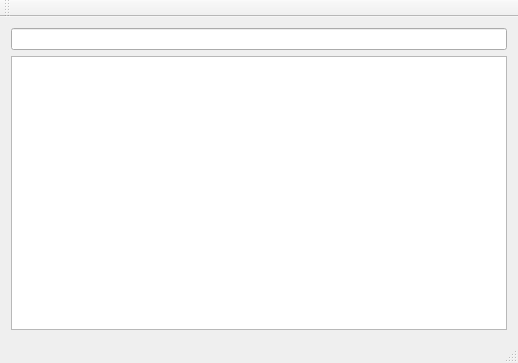
<?xml version="1.0" encoding="UTF-8"?>
<ui version="4.0">
 <class>MainWindow</class>
 <widget class="QMainWindow" name="MainWindow">
  <property name="geometry">
   <rect>
    <x>0</x>
    <y>0</y>
    <width>518</width>
    <height>363</height>
   </rect>
  </property>
  <property name="windowTitle">
   <string>MainWindow</string>
  </property>
  <widget class="QWidget" name="centralWidget">
   <layout class="QHBoxLayout" name="horizontalLayout">
    <item>
     <layout class="QVBoxLayout" name="verticalLayout">
      <item>
       <widget class="QLineEdit" name="lineEdit"/>
      </item>
      <item>
       <widget class="QTableView" name="tableView"/>
      </item>
     </layout>
    </item>
   </layout>
  </widget>
  <widget class="QMenuBar" name="menuBar">
   <property name="geometry">
    <rect>
     <x>0</x>
     <y>0</y>
     <width>518</width>
     <height>25</height>
    </rect>
   </property>
  </widget>
  <widget class="QToolBar" name="mainToolBar">
   <attribute name="toolBarArea">
    <enum>TopToolBarArea</enum>
   </attribute>
   <attribute name="toolBarBreak">
    <bool>false</bool>
   </attribute>
  </widget>
  <widget class="QStatusBar" name="statusBar"/>
 </widget>
 <layoutdefault spacing="6" margin="11"/>
 <resources/>
 <connections/>
</ui>
